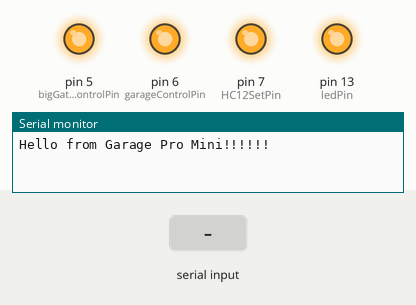
Simulated run of this sketch. Board: Arduino Uno, built with avr-gcc and run on an emulated ATmega328P. Parts: output pins drawn as LEDs (lit = HIGH), the last lines printed to the serial monitor. Dashed ring = blinking. The test bench sets the inputs (shaded band).

Above: at 0.09 s.
At 1.7 s:
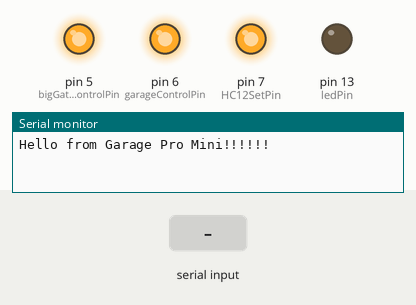
1.8 s: "1\n" received over the second serial link
At 1.95 s:
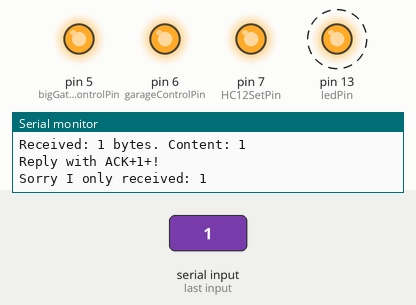
Timing chart, 0 to 4.8 s (numbered marks = the images above; inputs shaded):
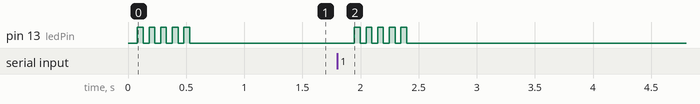

Measured:
- after the input at 1.8 s, pin 13 (ledPin): alternates HIGH for 0.05 s and LOW for 0.05 s, 10 changes in all, then stays LOW, starting after 0.15 s

The sketch:

esp32matchHC12.ino
```cpp
#include <SoftwareSerial.h>
//================= PART FOR CONTOLLING GARAGE==========================
#define RelayOff HIGH
#define RelayOn LOW

byte ledStatus = 0;
const byte ledPin = 13;
const byte garageControlPin = 6;
const byte bigGateControlPin = 5;
const int pressDuration = 1500;
//================= PART FOR CONTOLLING GARAGE==========================
//================= PART FOR HC12==========================
const byte HC12RxdPin = 9; // Receive Pin on HC12
const byte HC12TxdPin = 8; // Transmit Pin on HC12
const byte HC12SetPin = 7; // Set Pin on HC12

//unsigned long timer = millis(); // Delay Timer
char HC12ByteIn;    // Temporary variable

String HC12ReadBuffer = "";     // Read/Write Buffer 1 for HC12

boolean SerialEnd = false;    // Flag to indicate End of Serial String
boolean HC12End = false;      // Flag to indiacte End of HC12 String
boolean commandMode = false;  // Send AT commands

// Software Serial ports Rx and Tx are opposite to the HC12 Rx and Tx pins
// Create Software Serial Port for HC12
SoftwareSerial HC12(HC12TxdPin, HC12RxdPin);
//================= PART FOR HC12==========================

void presentationBlink(void) {
  for (byte i = 0; i < 5; i++) {
    digitalWrite(ledPin, 1);
    delay(50);
    digitalWrite(ledPin, 0);
    delay(50);
  }
}

void setup() {
  pinMode(ledPin, OUTPUT); //LED pin
  pinMode(garageControlPin, OUTPUT); // Control Pin for Garage
  pinMode(bigGateControlPin, OUTPUT); // Remote Control Pin for Big Gate
  digitalWrite(garageControlPin, RelayOff);
  digitalWrite(bigGateControlPin, RelayOff);

  HC12ReadBuffer.reserve(128);    // Reserve 64 bytes for Serial message input
  pinMode(HC12SetPin, OUTPUT);    // Output High for Transparent mode / Low for Command mode
  digitalWrite(HC12SetPin, HIGH); // Enter Transparent mode
  delay(80);                      // 80 ms delay before operation per datasheet
  Serial.begin(57600);            // Open serial port to computer
  HC12.begin(2400);               // Open software serial port to HC12

  Serial.println("Hello from Garage Pro Mini!!!!!!");             // Hello message!

  presentationBlink();
}
// End of setup

void loop()
{
  while (HC12.available()) {              // While Arduino's HC12 soft serial rx buffer has data
    HC12ByteIn = HC12.read();             // Store each character from rx buffer in byteIn
    if (HC12ByteIn == '\n') {             // At the end of the line
      HC12End = true;                     //Set HC12End flag to true
    } else {
      HC12ReadBuffer += char(HC12ByteIn); // Write each character of byteIn to HC12ReadBuffer
    }
  }

  if (HC12End) {    // If HC12End flag is true
    Serial.print("Received: ");
    Serial.print(HC12ReadBuffer.length());
    Serial.print(" bytes. Content: ");
    Serial.println(HC12ReadBuffer);       // Send received message to screen
    Serial.print("Reply with ACK+");
    Serial.print(HC12ReadBuffer);
    Serial.println("+!");
    for (int k=4;k>=0;k--){ //Sends 5 ACK messages to sender station
      HC12.print("ACK");                  // Reply with "ACK+same message as received+!"
      HC12.print(HC12ReadBuffer);         // Reply with "ACK+same message as received+!"
      HC12.println("!");                  // Reply with "ACK+same message as received+!"
    }

    String passaON("Ciao: 4!");
    String passaOFF("Ciao: 6!");
    String passaApriSoloGrande("Ciao: 7!");
    String passaApriTutto("Ciao: 9!");

    if (!HC12ReadBuffer.compareTo(passaON)){
      ledStatus=1;
      digitalWrite(garageControlPin,RelayOn);
      delay(pressDuration);
      digitalWrite(garageControlPin,RelayOff);
      presentationBlink();
      Serial.println("Match ok! Opening Only Garage and Switching ON ledPin!!!!");
      digitalWrite(ledPin,ledStatus);
    } else if (!HC12ReadBuffer.compareTo(passaOFF)) {
      ledStatus=0;
      digitalWrite(garageControlPin,RelayOn);
      delay(pressDuration);
      digitalWrite(garageControlPin,RelayOff);
      presentationBlink();
      Serial.println("Match ok! Opening Only Garage and Switching OFF ledPin!!!!");
      digitalWrite(ledPin,ledStatus);
    } else if (!HC12ReadBuffer.compareTo(passaApriSoloGrande)) {
      ledStatus=0;
      digitalWrite(bigGateControlPin,RelayOn);
      delay(pressDuration);
      digitalWrite(bigGateControlPin,RelayOff);
      presentationBlink();
      Serial.println("Match ok! Opening Only Big Gate!!!!");
      digitalWrite(ledPin,ledStatus);
    } else if (!HC12ReadBuffer.compareTo(passaApriTutto)) {
      ledStatus=0;
      digitalWrite(garageControlPin,RelayOn);
      delay(pressDuration);
      digitalWrite(garageControlPin,RelayOff);
      presentationBlink();
      delay(6999);
      digitalWrite(bigGateControlPin,RelayOn);
      delay(pressDuration);
      digitalWrite(bigGateControlPin,RelayOff);
      presentationBlink();
      Serial.println("Match ok! Opening first Garage and then Big Gate!!!!");
      digitalWrite(ledPin,ledStatus);
    } else {
      Serial.print("Sorry I only received: ");
      Serial.println(HC12ReadBuffer);
      presentationBlink();
      digitalWrite(ledPin,ledStatus);
    }

    HC12ReadBuffer = ""; // Empty buffer
    HC12End = false; // Reset flag
  }
}
```
